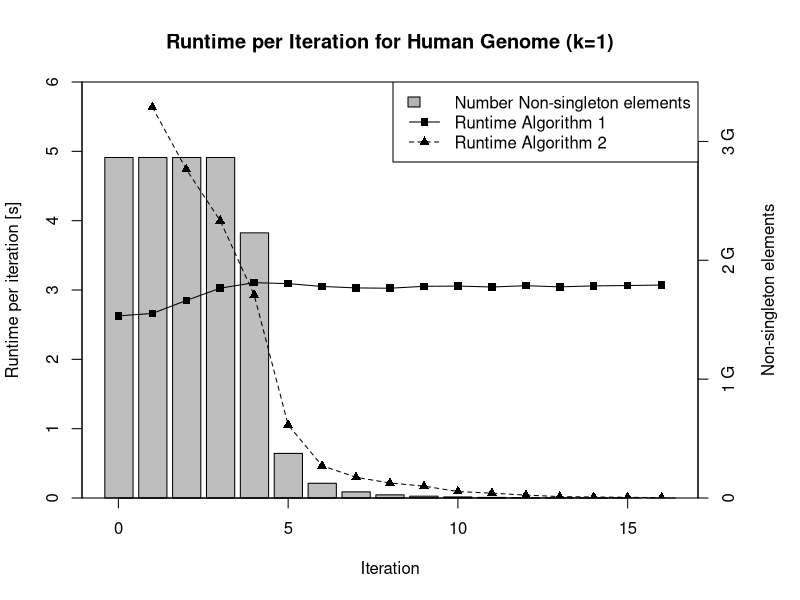

This chart was generated by the following R code:

#require(reshape2)
#require(ggplot2)

data <- read.csv("../size_time_iterations.tsv", sep="\t", header=TRUE)

#d <- melt(data, id=c("i"))

# for PDF output:
pdf("iterations.pdf", width=6.2, height=4.4)


par(mar=c(5,4,4,5)+.1)
barplot(data$n, axes=FALSE, ylim=c(0,3500000000))
axis(4, 1000000000*c(0, 1, 2, 3), c("0", "1 G", "2 G" , "3 G"))
mtext("Non-singleton elements", side=4, line=3)
par(new=TRUE)
plot(data$i, data$algo2/1000,
    xlim=c(-.4,16.4), ylim=c(0,6),
    type="o", lty=2, pch=17, yaxs="i",
    xlab="Iteration", ylab="Runtime per iteration [s]",
    main="Runtime per Iteration for Human Genome (k=1)")
lines(data$i, data$algo1/1000, type="o", lty=1, pch=15)
legend("topright",
       c("Number Non-singleton elements", "Runtime Algorithm 1", "Runtime Algorithm 2"),
       fill=c("grey70", "white", "white"),lty=c(NA, 1, 2),
       border=c("black", "white", "white"), pch=c(NA,15,17))

# write PDF
dev.off()
